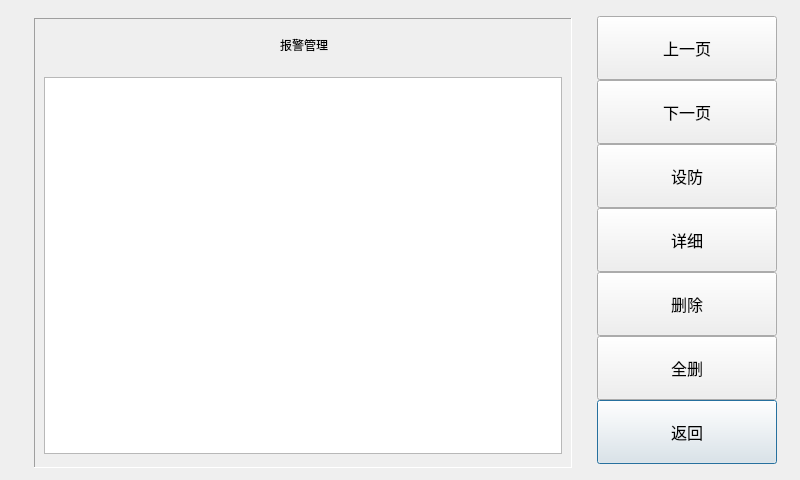
<?xml version="1.0" encoding="UTF-8"?>
<ui version="4.0">
 <class>SecurityMainDialog</class>
 <widget class="QDialog" name="SecurityMainDialog">
  <property name="geometry">
   <rect>
    <x>0</x>
    <y>0</y>
    <width>800</width>
    <height>480</height>
   </rect>
  </property>
  <property name="windowTitle">
   <string>Dialog</string>
  </property>
  <widget class="QTableView" name="tableViewSecurityList">
   <property name="geometry">
    <rect>
     <x>44</x>
     <y>77</y>
     <width>518</width>
     <height>377</height>
    </rect>
   </property>
   <property name="font">
    <font>
     <family>AlArabiya</family>
     <pointsize>12</pointsize>
    </font>
   </property>
   <property name="focusPolicy">
    <enum>Qt::NoFocus</enum>
   </property>
   <property name="verticalScrollBarPolicy">
    <enum>Qt::ScrollBarAlwaysOff</enum>
   </property>
   <property name="horizontalScrollBarPolicy">
    <enum>Qt::ScrollBarAlwaysOff</enum>
   </property>
   <property name="gridStyle">
    <enum>Qt::NoPen</enum>
   </property>
  </widget>
  <widget class="CommonPushButton" name="pushButtonSecMainReturn">
   <property name="geometry">
    <rect>
     <x>597</x>
     <y>400</y>
     <width>180</width>
     <height>64</height>
    </rect>
   </property>
   <property name="font">
    <font>
     <family>AlArabiya</family>
     <pointsize>12</pointsize>
    </font>
   </property>
   <property name="text">
    <string>返回</string>
   </property>
  </widget>
  <widget class="CommonPushButton" name="pushButtonSecMainNext">
   <property name="geometry">
    <rect>
     <x>597</x>
     <y>80</y>
     <width>180</width>
     <height>64</height>
    </rect>
   </property>
   <property name="font">
    <font>
     <family>AlArabiya</family>
     <pointsize>12</pointsize>
    </font>
   </property>
   <property name="text">
    <string>下一页</string>
   </property>
  </widget>
  <widget class="CommonPushButton" name="pushButtonSecMainDel">
   <property name="geometry">
    <rect>
     <x>597</x>
     <y>272</y>
     <width>180</width>
     <height>64</height>
    </rect>
   </property>
   <property name="font">
    <font>
     <family>AlArabiya</family>
     <pointsize>12</pointsize>
    </font>
   </property>
   <property name="text">
    <string>删除</string>
   </property>
  </widget>
  <widget class="CommonPushButton" name="pushButtonSecMainPrev">
   <property name="geometry">
    <rect>
     <x>597</x>
     <y>16</y>
     <width>180</width>
     <height>64</height>
    </rect>
   </property>
   <property name="font">
    <font>
     <family>AlArabiya</family>
     <pointsize>12</pointsize>
    </font>
   </property>
   <property name="text">
    <string>上一页</string>
   </property>
  </widget>
  <widget class="CommonPushButton" name="pushButtonSecMainDetail">
   <property name="geometry">
    <rect>
     <x>597</x>
     <y>208</y>
     <width>180</width>
     <height>64</height>
    </rect>
   </property>
   <property name="font">
    <font>
     <family>AlArabiya</family>
     <pointsize>12</pointsize>
    </font>
   </property>
   <property name="text">
    <string>详细</string>
   </property>
  </widget>
  <widget class="CommonPushButton" name="pushButtonSecMainDelAll">
   <property name="geometry">
    <rect>
     <x>597</x>
     <y>336</y>
     <width>180</width>
     <height>64</height>
    </rect>
   </property>
   <property name="font">
    <font>
     <family>AlArabiya</family>
     <pointsize>12</pointsize>
    </font>
   </property>
   <property name="text">
    <string>全删</string>
   </property>
  </widget>
  <widget class="QFrame" name="framePanel">
   <property name="geometry">
    <rect>
     <x>34</x>
     <y>18</y>
     <width>538</width>
     <height>450</height>
    </rect>
   </property>
   <property name="frameShape">
    <enum>QFrame::Panel</enum>
   </property>
   <property name="frameShadow">
    <enum>QFrame::Sunken</enum>
   </property>
  </widget>
  <widget class="QLabel" name="label_title">
   <property name="geometry">
    <rect>
     <x>49</x>
     <y>20</y>
     <width>510</width>
     <height>50</height>
    </rect>
   </property>
   <property name="font">
    <font>
     <family>,white</family>
     <weight>50</weight>
     <italic>false</italic>
     <bold>false</bold>
    </font>
   </property>
   <property name="text">
    <string>报警管理</string>
   </property>
   <property name="alignment">
    <set>Qt::AlignCenter</set>
   </property>
  </widget>
  <widget class="CommonPushButton" name="pushButtonSecMainSetArm">
   <property name="geometry">
    <rect>
     <x>597</x>
     <y>144</y>
     <width>180</width>
     <height>64</height>
    </rect>
   </property>
   <property name="font">
    <font>
     <family>AlArabiya</family>
     <pointsize>12</pointsize>
    </font>
   </property>
   <property name="text">
    <string>设防</string>
   </property>
  </widget>
  <zorder>framePanel</zorder>
  <zorder>tableViewSecurityList</zorder>
  <zorder>pushButtonSecMainReturn</zorder>
  <zorder>pushButtonSecMainNext</zorder>
  <zorder>pushButtonSecMainDel</zorder>
  <zorder>pushButtonSecMainPrev</zorder>
  <zorder>pushButtonSecMainDetail</zorder>
  <zorder>pushButtonSecMainDelAll</zorder>
  <zorder>label_title</zorder>
  <zorder>pushButtonSecMainSetArm</zorder>
 </widget>
 <customwidgets>
  <customwidget>
   <class>CommonPushButton</class>
   <extends>QPushButton</extends>
   <header>commonpushbutton.h</header>
  </customwidget>
 </customwidgets>
 <tabstops>
  <tabstop>pushButtonSecMainPrev</tabstop>
  <tabstop>pushButtonSecMainNext</tabstop>
  <tabstop>pushButtonSecMainSetArm</tabstop>
  <tabstop>pushButtonSecMainDetail</tabstop>
  <tabstop>pushButtonSecMainDel</tabstop>
  <tabstop>pushButtonSecMainDelAll</tabstop>
  <tabstop>pushButtonSecMainReturn</tabstop>
 </tabstops>
 <resources/>
 <connections/>
</ui>
